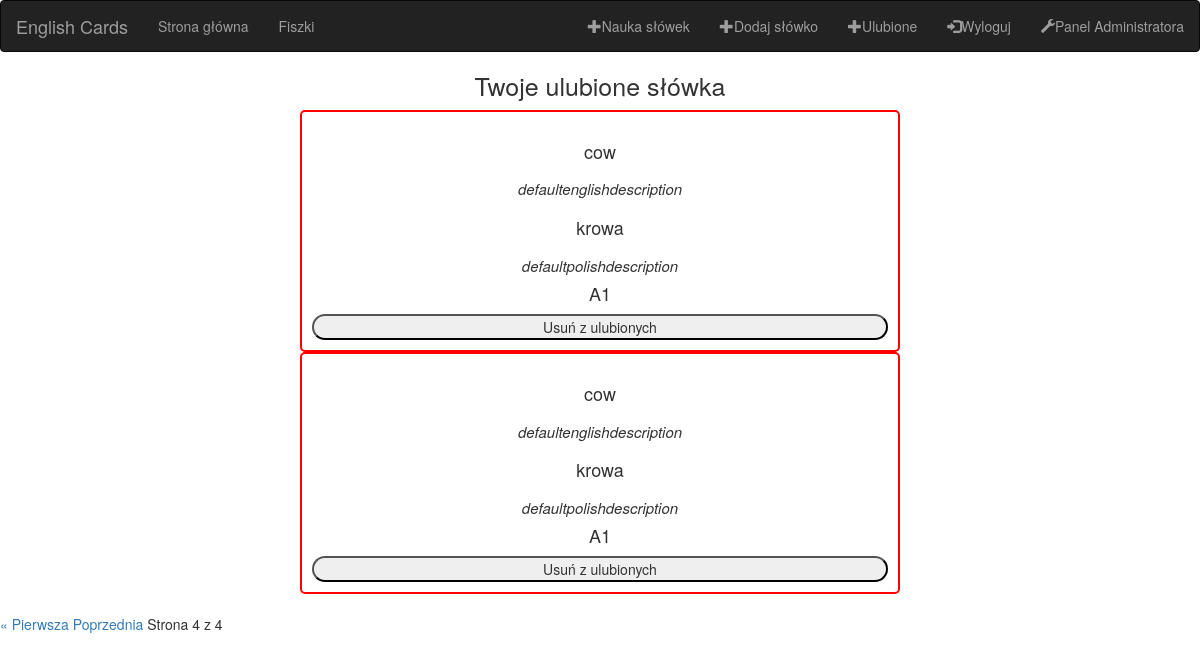
The page /ulubione/?page=4 (signed in) on the database its author committed.
### words/models.py (models this page shows, shortened)
class FavoriteUserCards(models.Model):
    user = models.ForeignKey(User, verbose_name="Użytkownik",on_delete=models.CASCADE)
    card = models.ForeignKey(MemoryCard, verbose_name="Karta",on_delete=models.CASCADE)
    class Meta:
        verbose_name = "Ulubiona karta"
        verbose_name_plural = "Ulubione karty"

class MemoryCard(models.Model):
    polishName = models.CharField(verbose_name="Polskie słowo", blank=False, null=False, default = "defaultpolishword", max_length=50)
    englishName = models.CharField(verbose_name="Angielskie słowo", blank=False, null=False, default = "defaultenglishword", max_length=50)
    polishDescription = models.TextField(verbose_name="Polski opis", blank=False, null=False, default = "defaultpolishdescription", max_length=500)
    englishDescription = models.TextField(verbose_name="Angielski opis", blank=False, null=False, default = "defaultenglishdescription", max_length=500)
    wordLevel = models.IntegerField(choices=english_level, default=0, verbose_name='Poziom słówka')
    confirmation_status = models.IntegerField(choices=confirmation_status, default=0, verbose_name='Status')
    class Meta:
        verbose_name = "Słówko"
        verbose_name_plural = "Słówka"

### logins/views.py (the view, shortened to what this page needs)
# urls.py: path('ulubione/', logins_views.userFavorites, name = 'userFavorites'),
def userFavorites(request):
    favoriteCards = FavoriteUserCards.objects.filter(user = request.user)
    paginator = Paginator(favoriteCards, 3)
    page_number = request.GET.get("page")
    favoriteCards = paginator.get_page(page_number)
    context = {'favoriteCards': favoriteCards}
    iterator = 0
    return render (request, 'logins/userfavorites.html',context)

### logins/templates/logins/userfavorites.html (shortened to what this page needs)
{% load static %}
{% include 'navbar.html' %}
<link rel ="stylesheet" href ="{% static 'logins/userfavorites.css' %}">
<h1>Twoje ulubione słówka</h1>
{% for favorite in favoriteCards %}
<form method="POST">
<div class = "word">
    <h2>{{favorite.card.englishName}}</h2>
    <h3>{{favorite.card.englishDescription}}</h3>
    <h2>{{favorite.card.polishName}}</h2>
    <h3>{{favorite.card.polishDescription}}</h3>
    <h4>{{favorite.card.get_wordLevel_display}}</h4>
    <input type="submit" value="Usuń z ulubionych" name="{{favorite.card.englishName}},{{favorite.card.polishName}}" style="width: 100%;border-radius: 30px;">
    </div>
    </form>
{% endfor %}
<div class="pagination">
    <span class="step-links">
        {% if favoriteCards.has_previous %}
            <a href="?page=1">&laquo; Pierwsza</a>
            <a href="?page={{ favoriteCards.previous_page_number }}">Poprzednia</a>
        {% endif %}
        <span class="current">
            Strona {{ favoriteCards.number }} z {{ favoriteCards.paginator.num_pages }}
        </span>
    </span>
</div>

### logins/static/logins/userfavorites.css (style rules this page uses)
h2 { font-size: 18px; font-style: bold; }
h3 { font-size: 15px; font-style: italic; }
.word { width: 50%; text-align: center; border: 2px solid red; border-radius: 5px; margin: 0 auto; padding: 10px; word-wrap: break-word; }
h1 { text-align: center; font-size: 25px; }

### rows shown on the page
FavoriteUserCards: card.englishName "cow", card.englishDescription "defaultenglishdescription", card.polishName "krowa", card.polishDescription "defaultpolishdescription", card.wordLevel "A1"
FavoriteUserCards: card.englishName "cow", card.englishDescription "defaultenglishdescription", card.polishName "krowa", card.polishDescription "defaultpolishdescription", card.wordLevel "A1"

### other values the page prints
{{ favoriteCards.number }} "4"
{{ favoriteCards.paginator.num_pages }} "4"
